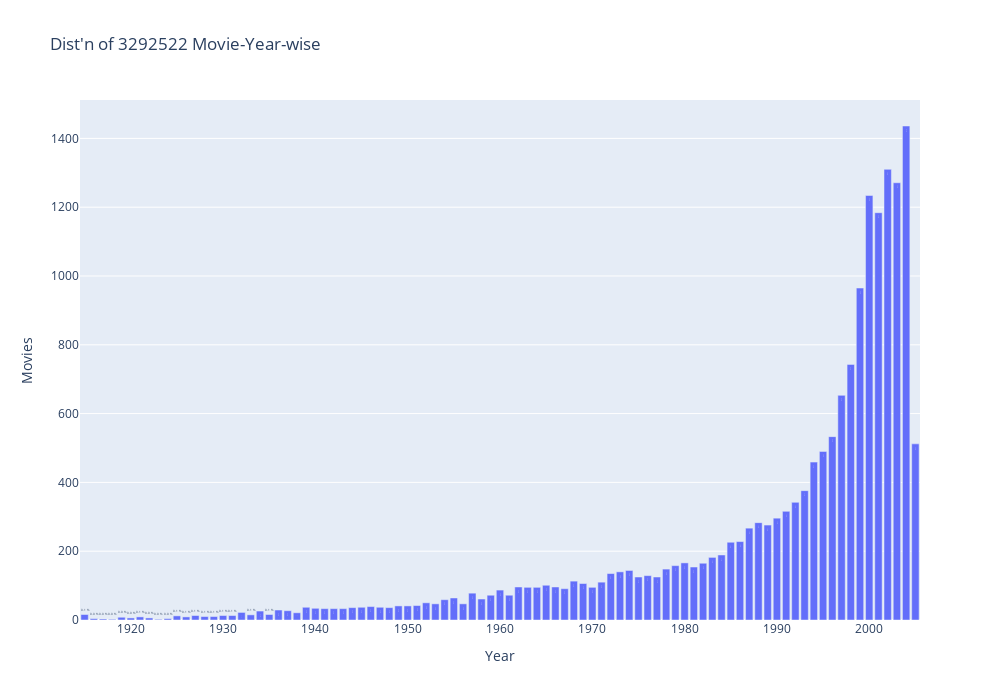

Notebook code for this chart:
### Code cell
data = df_title['Year'].value_counts()
trace = go.Bar(x = data.index,y = data.values,text = ['{:.1f} %'.format(val) for val in (data.values / df_title.shape[0] * 100)],textposition = 'auto')
layout = dict(title = 'Dist\'n of {} Movie-Year-wise'.format(df.shape[0]), xaxis = dict(title = 'Year'), yaxis = dict(title = 'Movies'),width=1000,height=700)
fig = go.Figure(data=[trace], layout=layout)
iplot(fig)

### Figure 1 — Plotly figure (JSON) as saved in the notebook; plotly's stock layout.template omitted (floating-point values rounded to 4 significant figures)
{"data": [{"text": ["8.1 %", "7.4 %", "7.2 %", "6.9 %", "6.7 %", "5.4 %", "4.2 %", "3.7 %", "3.0 %", "2.9 %", "2.8 %", "2.6 %", "2.1 %", "1.9 %", "1.8 %", "1.7 %", "1.6 %", "1.6 %", "1.5 %", "1.3 %", "1.3 %", "1.1 %", "1.0 %", "0.9 %", "0.9 %", "0.9 %", "0.9 %", "0.8 %", "0.8 %", "0.8 %", "0.8 %", "0.7 %", "0.7 %", "0.7 %", "0.6 %", "0.6 %", "0.6 %", "0.6 %", "0.5 %", "0.5 %", "0.5 %", "0.5 %", "0.5 %", "0.5 %", "0.5 %", "0.4 %", "0.4 %", "0.4 %", "0.4 %", "0.3 %", "0.3 %", "0.3 %", "0.3 %", "0.3 %", "0.2 %", "0.2 %", "0.2 %", "0.2 %", "0.2 %", "0.2 %", "0.2 %", "0.2 %", "0.2 %", "0.2 %", "0.2 %", "0.2 %", "0.2 %", "0.2 %", "0.2 %", "0.1 %", "0.1 %", "0.1 %", "0.1 %", "0.1 %", "0.1 %", "0.1 %", "0.1 %", "0.1 %", "0.1 %", "0.1 %", "0.1 %", "0.1 %", "0.1 %", "0.0 %", "0.0 %", "0.0 %", "0.0 %", "0.0 %", "0.0 %", "0.0 %", "0.0 %"], "textposition": "auto", "type": "bar", "x": [2004, 2002, 2003, 2000, 2001, 1999, 1998, 1997, 1996, 2005, 1995, 1994, 1993, 1992, 1991, 1990, 1988, 1989, 1987, 1986, 1985, 1984, 1983, 1980, 1982, 1979, 1981, 1978, 1974, 1973, 1972, 1976, 1977, 1975, 1968, 1971, 1969, 1965, 1962, 1966, 1970, 1964, 1963, 1967, 1960, 1957, 1959, 1961, 1955, 1958, 1954, 1952, 1956, 1953, 1951, 1950, 1949, 1946, 1947, 1939, 1945, 1948, 1944, 1940, 1943, 1942, 1941, 1936, 1937, 1934, 1932, 1938, 1935, 1915, 1933, 1931, 1930, 1927, 1925, 1929, 1928, 1921, 1926, 1919, 1922, 1920, 1916, 1924, 1917, 1918, 1923], "y": [1436, 1310, 1271, 1234, 1184, 965, 743, 653, 533, 512, 490, 459, 376, 342, 316, 296, 283, 276, 267, 228, 226, 189, 182, 166, 165, 158, 154, 148, 144, 140, 135, 129, 125, 125, 113, 110, 106, 101, 96, 96, 95, 95, 95, 91, 87, 78, 72, 72, 64, 61, 59, 50, 47, 47, 42, 41, 41, 39, 37, 37, 37, 36, 36, 34, 33, 33, 33, 29, 27, 26, 22, 21, 16, 16, 15, 13, 13, 13, 12, 10, 10, 9, 9, 8, 6, 6, 4, 4, 3, 2, 2]}], "layout": {"height": 700, "title": {"text": "Dist'n of 3292522 Movie-Year-wise"}, "width": 1000, "xaxis": {"title": {"text": "Year"}}, "yaxis": {"title": {"text": "Movies"}}}}
